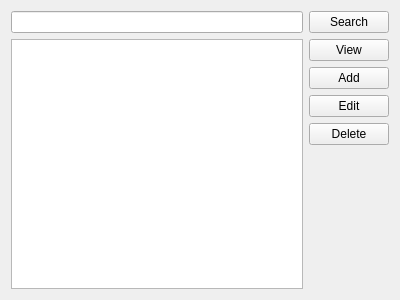
<?xml version="1.0" encoding="UTF-8"?>
<ui version="4.0">
 <class>PlanetsFrame</class>
 <widget class="QFrame" name="PlanetsFrame">
  <property name="geometry">
   <rect>
    <x>0</x>
    <y>0</y>
    <width>400</width>
    <height>300</height>
   </rect>
  </property>
  <property name="windowTitle">
   <string>Frame</string>
  </property>
  <layout class="QVBoxLayout" name="verticalLayout_2">
   <item>
    <layout class="QHBoxLayout" name="horizontalLayout_2">
     <item>
      <widget class="QLineEdit" name="search_line_edit"/>
     </item>
     <item>
      <widget class="QPushButton" name="search_button">
       <property name="text">
        <string>Search</string>
       </property>
      </widget>
     </item>
    </layout>
   </item>
   <item>
    <layout class="QHBoxLayout" name="horizontalLayout">
     <item>
      <widget class="QTableView" name="planetsTableView">
       <property name="selectionMode">
        <enum>QAbstractItemView::SelectionMode::SingleSelection</enum>
       </property>
       <property name="selectionBehavior">
        <enum>QAbstractItemView::SelectionBehavior::SelectRows</enum>
       </property>
      </widget>
     </item>
     <item>
      <layout class="QVBoxLayout" name="verticalLayout">
       <item>
        <widget class="QPushButton" name="viewButton">
         <property name="text">
          <string>View</string>
         </property>
        </widget>
       </item>
       <item>
        <widget class="QPushButton" name="addButton">
         <property name="text">
          <string>Add</string>
         </property>
        </widget>
       </item>
       <item>
        <widget class="QPushButton" name="editButton">
         <property name="text">
          <string>Edit</string>
         </property>
        </widget>
       </item>
       <item>
        <widget class="QPushButton" name="deleteButton">
         <property name="text">
          <string>Delete</string>
         </property>
        </widget>
       </item>
       <item>
        <spacer name="verticalSpacer">
         <property name="orientation">
          <enum>Qt::Orientation::Vertical</enum>
         </property>
         <property name="sizeHint" stdset="0">
          <size>
           <width>20</width>
           <height>40</height>
          </size>
         </property>
        </spacer>
       </item>
      </layout>
     </item>
    </layout>
   </item>
  </layout>
 </widget>
 <resources/>
 <connections/>
</ui>
